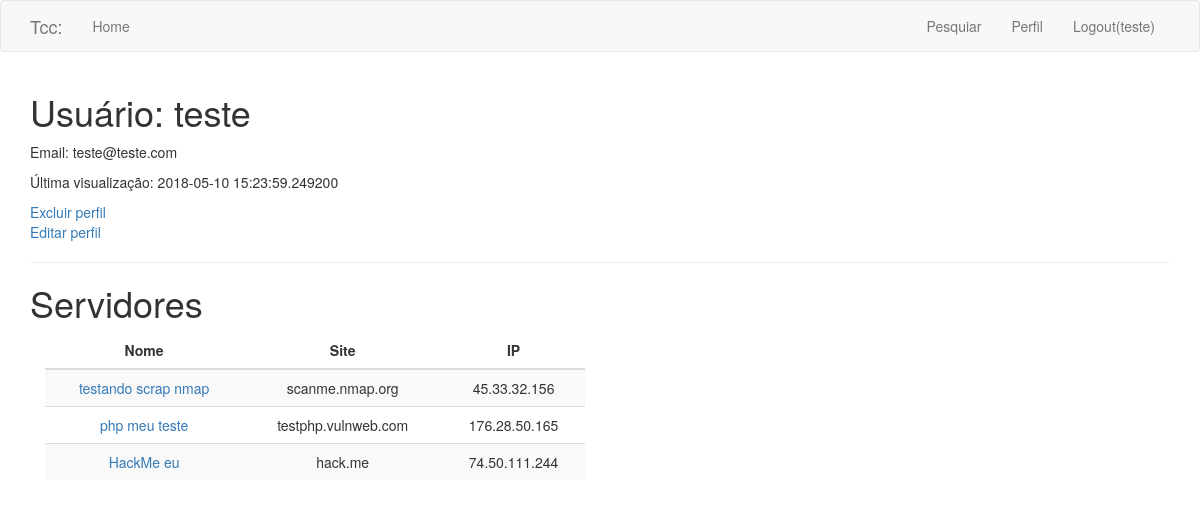
/usuario/teste (signed in), run on an earlier commit of the app's database.
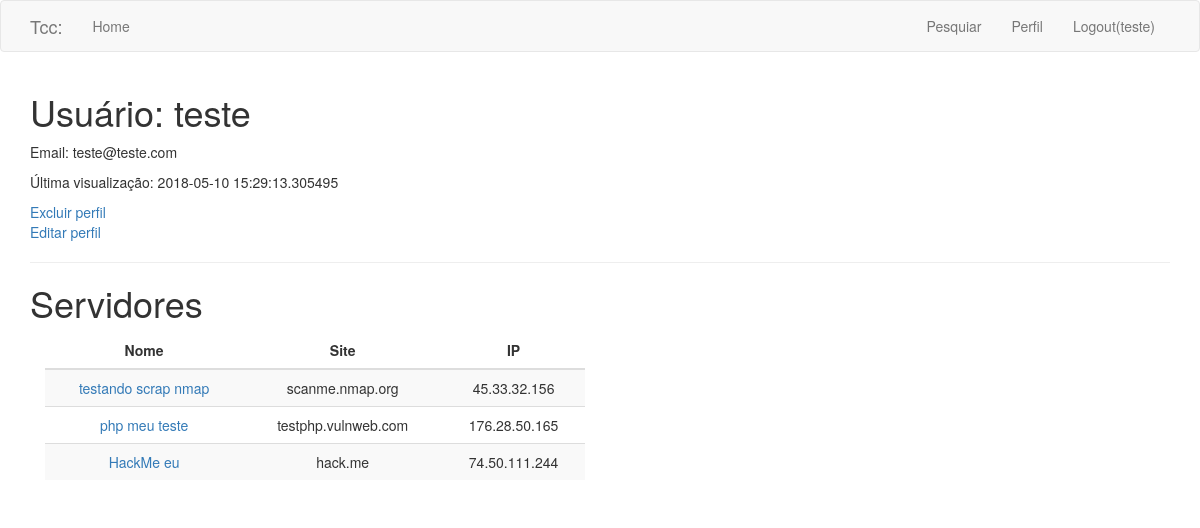
And on a later commit of the database.
### app/models.py (models this page shows, shortened)
class Usuario(UserMixin, db.Model):
    id = db.Column(db.Integer, primary_key=True)
    nome = db.Column(db.String(64), index=True, unique=True)
    email = db.Column(db.String(120), index=True, unique=True)
    password_hash = db.Column(db.String(128))
    last_seen = db.Column(db.DateTime, default=datetime.utcnow)
    resultados = db.relationship('Dados', backref='autor_usuario', lazy='dynamic')
    rel_servidor = db.relationship('Servidor', backref='rel_usuario', lazy='dynamic')

### app/routes.py (the view)
@app.route('/usuario/<username>')
@login_required
def user(username):
    user = Usuario.query.filter_by(nome=username).first_or_404()
    dados = Dados.query.filter_by(usuario_id=current_user.id)
    servidores = Servidor.query.filter_by(usuario_id=current_user.id)
    return render_template('user.html', title='Perfil de usuário', user=user, dados=dados, servidores=servidores)

### app/models.py (called while the page is built)
@login.user_loader
def load_user(id):
    return Usuario.query.get(int(id))

### app/routes.py (called while the page is built)
@app.before_request
def before_request():
    if current_user.is_authenticated:
        current_user.last_seen = datetime.utcnow()
        db.session.commit()

### app/templates/user.html
{% extends "base.html" %}
{% block app_content %}
    <h1>Usuário: {{ user.nome }}</h1>
    <p>Email: {{ user.email }}</p>
    {% if user.last_seen %}
        <p>Última visualização: {{ user.last_seen }}</p>
    {% endif %}
    <a href="{{ url_for('deletar') }}">Excluir perfil</a>
    {% if user == current_user %}
        <p><a href="{{ url_for('edit_profile') }}">Editar perfil</a></p>
    {% endif %}
    <hr>
        <h1>Servidores</h1>
        <div class="table-responsive col-md-6">
        	<table class="table table-striped border-spacing padding">
        	<thead>
        		<tr>
                    <th class="text-center">Nome</th>
                    <th class="text-center">Site</th>
                    <th class="text-center">IP</th>
                </tr>
            </thead>
        {% for servidor in servidores %}
        <tr class="text-center">
            <td><a href="{{ url_for('dados', nome=servidor.nome) }}">{{ servidor.nome }}</a></td>
            <td>{{ servidor.url }}</td>
            <td>{{ servidor.ip }}</td>
        </tr>
        {% endfor %}
    </table>
    </div>
{% endblock %}

### app/templates/base.html (shortened to what this page needs)
{% extends 'bootstrap/base.html' %}
{% block navbar %}
<nav class="navbar navbar-default">
    <div class="container">
        <div class="navbar-header">
        <a class="navbar-brand" href="{{ url_for('index') }}">Tcc:</a>
    </div>
    <div class="collapse navbar-collapse" id="bs-example-navbar-collapse-1">
        <ul class="nav navbar-nav">
            <li><a href="{{ url_for('index') }}">Home</a></li>
        </ul>
        <ul class="nav navbar-nav navbar-right">
        {% if current_user.is_anonymous %}
            <li><a href="{{ url_for('login') }}">Login</a></li>
        {% else %}
            <li><a href="{{ url_for('servidor') }}">Pesquiar</a></li>
            <li><a href="{{ url_for('user', username=current_user.nome) }}">Perfil</a></li>
            <li><a href="{{ url_for('logout') }}">Logout({{ current_user.nome }})</a></li>
        {% endif %}
        </ul>
        </div>
    </div>
</nav>
{% endblock %}
{% block content %}
    <div class="container">
        {% block app_content %}{% endblock %}
    </div>
{% endblock %}

What changed in the data, as far as the page shows it:
changed Usuario "teste": last_seen "2018-05-10 15:23:59.249200" → "2018-05-10 15:29:13.305495"
